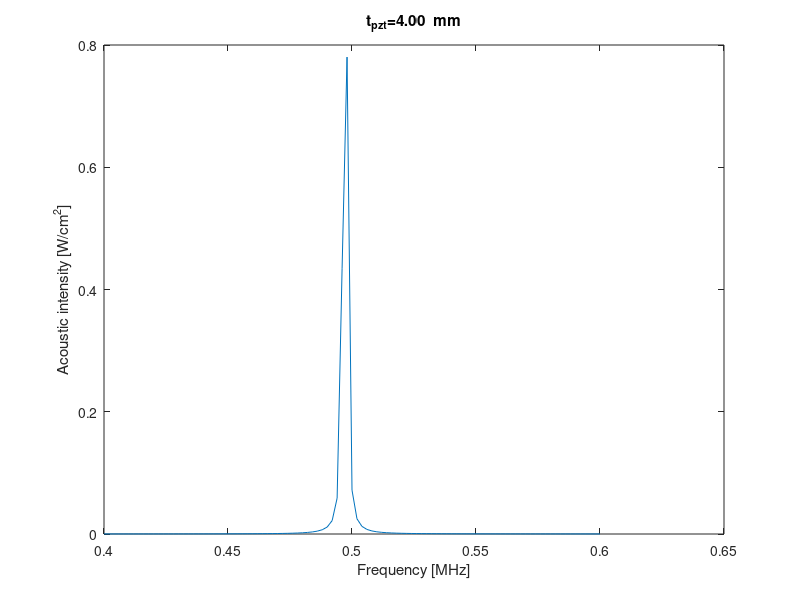
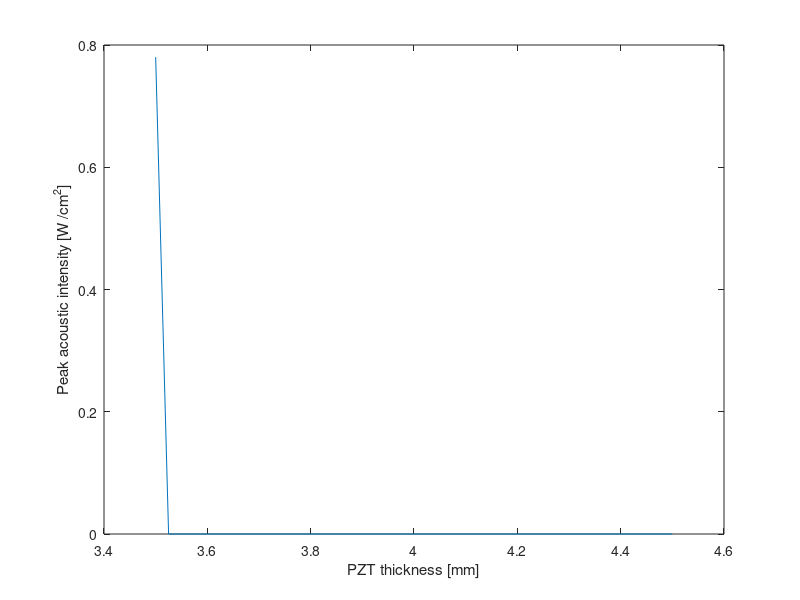
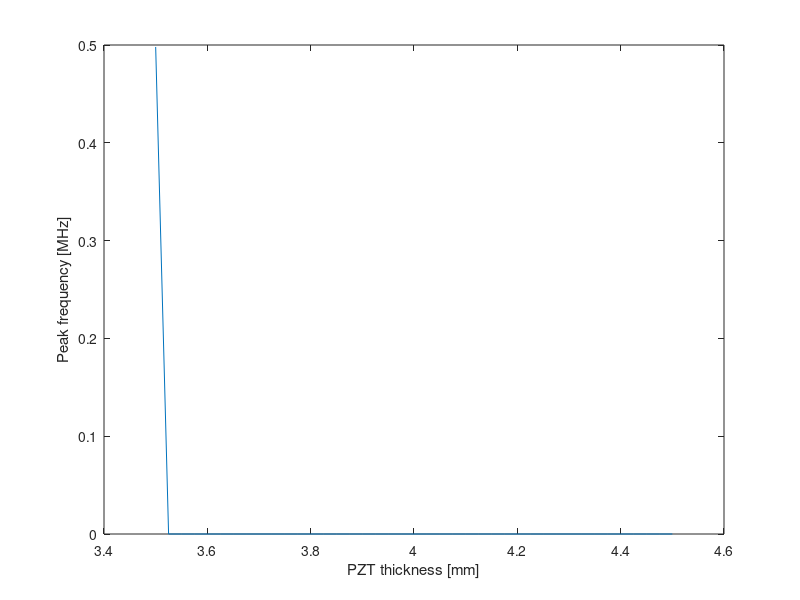
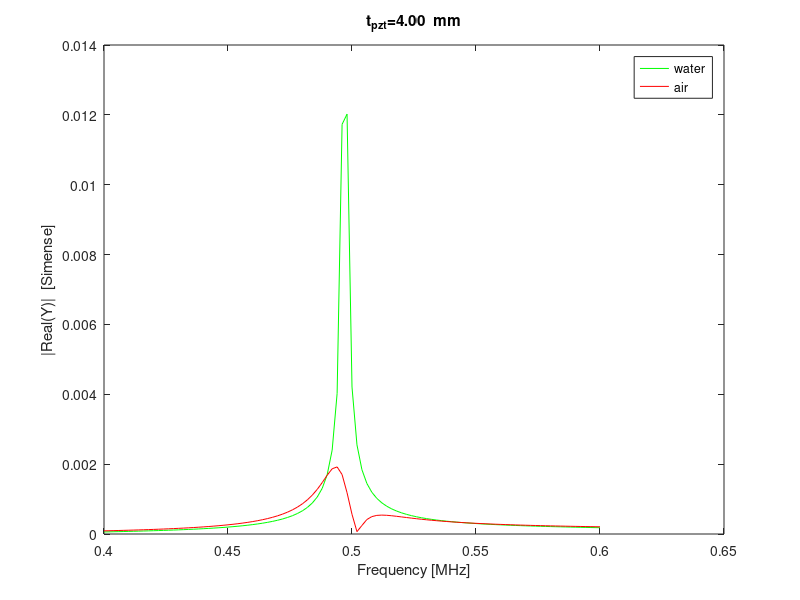

These figures' MATLAB source, in order:
%Script to find best thickness of PZT ceramic plate for optimum transmission of ultrasound, given the thickness and properties of the protective layer
%Layers assumed in the current calculation: PZT- Titanium - water
%See the paper: Titanium made ultrasonic reactor with 500KHz resonance
%Written by Shahar Seifer
%(C) copyright 2019, Shahar Seifer


%Code run once to solve symbolically the system of equations
%coefficients of A B C D E and right side of equation
%sym mat matsq d
%mat(1,:)=sym('[-i*k_pzt i*k_pzt,  0,  0,  0,  V*d33/t_pzt]');
%mat(2,:)=sym('[exp(-i*k_pzt*t_pzt),  exp(i*k_pzt*t_pzt),  -exp(-i*k_smd*t_pzt),  -exp(i*k_smd*t_pzt),  0,  0]');
%mat(3,:)=sym('[-i*k_pzt*exp(-i*k_pzt*t_pzt)/s33_pzt,  i*k_pzt*exp(i*k_pzt*t_pzt)/s33_pzt,  i*k_smd*exp(-i*k_smd*t_pzt)/s33_smd,  -i*k_smd*exp(i*k_smd*t_pzt)/s33_smd,  0,  d33*V/t_pzt]'); 
%mat(4,:)=sym('[0,  0,  -i*k_smd*exp(-i*k_smd*(t_pzt+t_smd))/s33_smd,  i*k_smd*exp(i*k_smd*(t_pzt+t_smd))/s33_smd,  +i*k_water*exp(-i*k_water*(t_pzt+t_smd))/s33_water,  0]');
%mat(5,:)=sym('[0,  0,  exp(-i*k_smd*(t_pzt+t_smd)),  exp(i*k_smd*(t_pzt+t_smd)),  -exp(-i*k_water*(t_pzt+t_smd)),  0]');
%matsq=mat(1:5,1:5);
%d=mat(1:5,6);
%ABCDE=matsq^(-1)*d;
%abcde=simplify(ABCDE);

%found abcde =
% 
% (V*d33*(k_pzt*k_water*s33_smd^2*exp(k_pzt*t_pzt*2*i + k_smd*t_smd*2*i)*i + k_smd^2*s33_pzt*s33_water*exp(k_pzt*t_pzt*2*i + k_smd*t_smd*2*i)*i - k_pzt*k_water*s33_smd^2*exp(k_pzt*t_pzt*2*i)*i - k_smd^2*s33_pzt*s33_water*exp(k_pzt*t_pzt*2*i)*i + k_pzt*k_water*s33_smd^2*s33_pzt*exp(k_pzt*t_pzt*i)*i + k_pzt*k_smd*s33_smd*s33_water*exp(k_pzt*t_pzt*2*i + k_smd*t_smd*2*i)*i + k_smd*k_water*s33_smd*s33_pzt*exp(k_pzt*t_pzt*2*i + k_smd*t_smd*2*i)*i - k_pzt*k_water*s33_smd^2*s33_pzt*exp(k_pzt*t_pzt*i + k_smd*t_smd*2*i)*i + k_pzt*k_smd*s33_smd*s33_water*exp(k_pzt*t_pzt*2*i)*i + k_smd*k_water*s33_smd*s33_pzt*exp(k_pzt*t_pzt*2*i)*i - k_pzt*k_smd*s33_smd*s33_pzt*s33_water*exp(k_pzt*t_pzt*i)*i - k_pzt*k_smd*s33_smd*s33_pzt*s33_water*exp(k_pzt*t_pzt*i + k_smd*t_smd*2*i)*i))/(k_pzt*t_pzt*(k_pzt*k_water*s33_smd^2 - k_smd^2*s33_pzt*s33_water - k_pzt*k_smd*s33_smd*s33_water + k_smd*k_water*s33_smd*s33_pzt + k_pzt*k_water*s33_smd^2*exp(k_pzt*t_pzt*2*i + k_smd*t_smd*2*i) + k_smd^2*s33_pzt*s33_water*exp(k_pzt*t_pzt*2*i + k_smd*t_smd*2*i) - k_pzt*k_water*s33_smd^2*exp(k_pzt*t_pzt*2*i) - k_pzt*k_water*s33_smd^2*exp(k_smd*t_smd*2*i) - k_smd^2*s33_pzt*s33_water*exp(k_pzt*t_pzt*2*i) + k_smd^2*s33_pzt*s33_water*exp(k_smd*t_smd*2*i) + k_pzt*k_smd*s33_smd*s33_water*exp(k_pzt*t_pzt*2*i + k_smd*t_smd*2*i) + k_smd*k_water*s33_smd*s33_pzt*exp(k_pzt*t_pzt*2*i + k_smd*t_smd*2*i) + k_pzt*k_smd*s33_smd*s33_water*exp(k_pzt*t_pzt*2*i) - k_pzt*k_smd*s33_smd*s33_water*exp(k_smd*t_smd*2*i) + k_smd*k_water*s33_smd*s33_pzt*exp(k_pzt*t_pzt*2*i) + k_smd*k_water*s33_smd*s33_pzt*exp(k_smd*t_smd*2*i)))
% -(V*d33*(k_pzt*k_water*s33_smd^2*i - k_smd^2*s33_pzt*s33_water*i - k_pzt*k_smd*s33_smd*s33_water*i + k_smd*k_water*s33_smd*s33_pzt*i - k_pzt*k_water*s33_smd^2*exp(k_smd*t_smd*2*i)*i + k_smd^2*s33_pzt*s33_water*exp(k_smd*t_smd*2*i)*i - k_pzt*k_water*s33_smd^2*s33_pzt*exp(k_pzt*t_pzt*i)*i + k_pzt*k_water*s33_smd^2*s33_pzt*exp(k_pzt*t_pzt*i + k_smd*t_smd*2*i)*i - k_pzt*k_smd*s33_smd*s33_water*exp(k_smd*t_smd*2*i)*i + k_smd*k_water*s33_smd*s33_pzt*exp(k_smd*t_smd*2*i)*i + k_pzt*k_smd*s33_smd*s33_pzt*s33_water*exp(k_pzt*t_pzt*i)*i + k_pzt*k_smd*s33_smd*s33_pzt*s33_water*exp(k_pzt*t_pzt*i + k_smd*t_smd*2*i)*i))/(k_pzt*t_pzt*(k_pzt*k_water*s33_smd^2 - k_smd^2*s33_pzt*s33_water - k_pzt*k_smd*s33_smd*s33_water + k_smd*k_water*s33_smd*s33_pzt + k_pzt*k_water*s33_smd^2*exp(k_pzt*t_pzt*2*i + k_smd*t_smd*2*i) + k_smd^2*s33_pzt*s33_water*exp(k_pzt*t_pzt*2*i + k_smd*t_smd*2*i) - k_pzt*k_water*s33_smd^2*exp(k_pzt*t_pzt*2*i) - k_pzt*k_water*s33_smd^2*exp(k_smd*t_smd*2*i) - k_smd^2*s33_pzt*s33_water*exp(k_pzt*t_pzt*2*i) + k_smd^2*s33_pzt*s33_water*exp(k_smd*t_smd*2*i) + k_pzt*k_smd*s33_smd*s33_water*exp(k_pzt*t_pzt*2*i + k_smd*t_smd*2*i) + k_smd*k_water*s33_smd*s33_pzt*exp(k_pzt*t_pzt*2*i + k_smd*t_smd*2*i) + k_pzt*k_smd*s33_smd*s33_water*exp(k_pzt*t_pzt*2*i) - k_pzt*k_smd*s33_smd*s33_water*exp(k_smd*t_smd*2*i) + k_smd*k_water*s33_smd*s33_pzt*exp(k_pzt*t_pzt*2*i) + k_smd*k_water*s33_smd*s33_pzt*exp(k_smd*t_smd*2*i)))
% -(V*d33*s33_smd*(k_smd*s33_water + k_water*s33_smd)*(- 2*exp(k_pzt*t_pzt*i + k_smd*t_pzt*i + k_smd*t_smd*2*i) + s33_pzt*exp(k_smd*(t_pzt*i + t_smd*2*i)) + s33_pzt*exp(k_pzt*t_pzt*2*i + k_smd*t_pzt*i + k_smd*t_smd*2*i))*i)/(k_pzt*k_water*s33_smd^2*t_pzt - k_smd^2*s33_pzt*s33_water*t_pzt - k_pzt*k_water*s33_smd^2*t_pzt*exp(k_pzt*t_pzt*2*i) - k_pzt*k_water*s33_smd^2*t_pzt*exp(k_smd*t_smd*2*i) - k_smd^2*s33_pzt*s33_water*t_pzt*exp(k_pzt*t_pzt*2*i) + k_smd^2*s33_pzt*s33_water*t_pzt*exp(k_smd*t_smd*2*i) - k_pzt*k_smd*s33_smd*s33_water*t_pzt + k_smd*k_water*s33_smd*s33_pzt*t_pzt + k_pzt*k_water*s33_smd^2*t_pzt*exp(k_pzt*t_pzt*2*i + k_smd*t_smd*2*i) + k_smd^2*s33_pzt*s33_water*t_pzt*exp(k_pzt*t_pzt*2*i + k_smd*t_smd*2*i) + k_pzt*k_smd*s33_smd*s33_water*t_pzt*exp(k_pzt*t_pzt*2*i) - k_pzt*k_smd*s33_smd*s33_water*t_pzt*exp(k_smd*t_smd*2*i) + k_smd*k_water*s33_smd*s33_pzt*t_pzt*exp(k_pzt*t_pzt*2*i) + k_smd*k_water*s33_smd*s33_pzt*t_pzt*exp(k_smd*t_smd*2*i) + k_pzt*k_smd*s33_smd*s33_water*t_pzt*exp(k_pzt*t_pzt*2*i + k_smd*t_smd*2*i) + k_smd*k_water*s33_smd*s33_pzt*t_pzt*exp(k_pzt*t_pzt*2*i + k_smd*t_smd*2*i))
% (V*d33*k_water*s33_smd^2*s33_pzt*i - V*d33*k_water*s33_smd^2*exp(k_pzt*t_pzt*i)*2*i + V*d33*k_smd*s33_smd*s33_water*exp(k_pzt*t_pzt*i)*2*i + V*d33*k_water*s33_smd^2*s33_pzt*exp(k_pzt*t_pzt*2*i)*i - V*d33*k_smd*s33_smd*s33_pzt*s33_water*i - V*d33*k_smd*s33_smd*s33_pzt*s33_water*exp(k_pzt*t_pzt*2*i)*i)/(k_pzt*k_water*s33_smd^2*t_pzt*exp(k_smd*t_pzt*i) - k_smd^2*s33_pzt*s33_water*t_pzt*exp(k_smd*t_pzt*i) - k_pzt*k_smd*s33_smd*s33_water*t_pzt*exp(k_smd*t_pzt*i) + k_smd*k_water*s33_smd*s33_pzt*t_pzt*exp(k_smd*t_pzt*i) - k_pzt*k_water*s33_smd^2*t_pzt*exp(k_pzt*t_pzt*2*i)*exp(k_smd*t_pzt*i) - k_pzt*k_water*s33_smd^2*t_pzt*exp(k_smd*t_pzt*i)*exp(k_smd*t_smd*2*i) - k_smd^2*s33_pzt*s33_water*t_pzt*exp(k_pzt*t_pzt*2*i)*exp(k_smd*t_pzt*i) + k_smd^2*s33_pzt*s33_water*t_pzt*exp(k_smd*t_pzt*i)*exp(k_smd*t_smd*2*i) + k_pzt*k_water*s33_smd^2*t_pzt*exp(k_pzt*t_pzt*2*i)*exp(k_smd*t_pzt*i)*exp(k_smd*t_smd*2*i) + k_smd^2*s33_pzt*s33_water*t_pzt*exp(k_pzt*t_pzt*2*i)*exp(k_smd*t_pzt*i)*exp(k_smd*t_smd*2*i) + k_pzt*k_smd*s33_smd*s33_water*t_pzt*exp(k_pzt*t_pzt*2*i)*exp(k_smd*t_pzt*i) - k_pzt*k_smd*s33_smd*s33_water*t_pzt*exp(k_smd*t_pzt*i)*exp(k_smd*t_smd*2*i) + k_smd*k_water*s33_smd*s33_pzt*t_pzt*exp(k_pzt*t_pzt*2*i)*exp(k_smd*t_pzt*i) + k_smd*k_water*s33_smd*s33_pzt*t_pzt*exp(k_smd*t_pzt*i)*exp(k_smd*t_smd*2*i) + k_pzt*k_smd*s33_smd*s33_water*t_pzt*exp(k_pzt*t_pzt*2*i)*exp(k_smd*t_pzt*i)*exp(k_smd*t_smd*2*i) + k_smd*k_water*s33_smd*s33_pzt*t_pzt*exp(k_pzt*t_pzt*2*i)*exp(k_smd*t_pzt*i)*exp(k_smd*t_smd*2*i))
%  -(V*d33*k_smd*s33_smd*s33_pzt*s33_water*exp(k_smd*t_smd*i)*exp(k_water*t_pzt*i)*exp(k_water*t_smd*i)*2*i - V*d33*k_smd*s33_smd*s33_water*exp(k_pzt*t_pzt*i)*exp(k_smd*t_smd*i)*exp(k_water*t_pzt*i)*exp(k_water*t_smd*i)*4*i + V*d33*k_smd*s33_smd*s33_pzt*s33_water*exp(k_pzt*t_pzt*2*i)*exp(k_smd*t_smd*i)*exp(k_water*t_pzt*i)*exp(k_water*t_smd*i)*2*i)/(k_pzt*k_water*s33_smd^2*t_pzt - k_smd^2*s33_pzt*s33_water*t_pzt - k_pzt*k_water*s33_smd^2*t_pzt*exp(k_pzt*t_pzt*2*i) - k_pzt*k_water*s33_smd^2*t_pzt*exp(k_smd*t_smd*2*i) - k_smd^2*s33_pzt*s33_water*t_pzt*exp(k_pzt*t_pzt*2*i) + k_smd^2*s33_pzt*s33_water*t_pzt*exp(k_smd*t_smd*2*i) - k_pzt*k_smd*s33_smd*s33_water*t_pzt + k_smd*k_water*s33_smd*s33_pzt*t_pzt + k_pzt*k_smd*s33_smd*s33_water*t_pzt*exp(k_pzt*t_pzt*2*i) - k_pzt*k_smd*s33_smd*s33_water*t_pzt*exp(k_smd*t_smd*2*i) + k_smd*k_water*s33_smd*s33_pzt*t_pzt*exp(k_pzt*t_pzt*2*i) + k_smd*k_water*s33_smd*s33_pzt*t_pzt*exp(k_smd*t_smd*2*i) + k_pzt*k_water*s33_smd^2*t_pzt*exp(k_pzt*t_pzt*2*i)*exp(k_smd*t_smd*2*i) + k_smd^2*s33_pzt*s33_water*t_pzt*exp(k_pzt*t_pzt*2*i)*exp(k_smd*t_smd*2*i) + k_pzt*k_smd*s33_smd*s33_water*t_pzt*exp(k_pzt*t_pzt*2*i)*exp(k_smd*t_smd*2*i) + k_smd*k_water*s33_smd*s33_pzt*t_pzt*exp(k_pzt*t_pzt*2*i)*exp(k_smd*t_smd*2*i));

%all variables in mks units
t_pzt_vect=0.001*(3.5:0.025:4.5);%search range of PZT thickness in meters
grand_n=0;
grand_acoustic=zeros(size(t_pzt_vect));
grand_pzt=zeros(size(t_pzt_vect));
grand_peak=zeros(size(t_pzt_vect));
grand_bandwidth=zeros(size(t_pzt_vect));
for t_pzt=0.0040;%t_pzt_vect
    grand_n=grand_n+1;
    V=4; %amplitude of electrical voltage
    d33=265*1e-12; %PZT strngth
    eps33=1200*8.85e-12; %dielectric strength in PZT
    e33=sqrt(0.46*16.6*1e10*eps33);%e33=sqrt(kt*c33D*eps33S)
    s33_pzt=14.2*1e-12;
    t_smd=0.0065; %6.5mm Titanium thickness fixed
    s33_water=1/(2.15e9);  %=1/[bulk modulus], =1/K , in units m^2/Newton.  c=sqrt(K/ro).
    s33_air=1/(1.4e5);
    s33_smd=1/(100e9);  %=1/[bulk modulus], =1/K , in units m^2/Newton. (also the same for young modulus) 
    c_pzt=4220; %Nt*2
    c_water=1480;
    c_air=340;
    ro_smd=4500; %Titanium
    c_smd=6000;%Titanium (Engineering Toolbox)

    As=1e-4; %transducer area in m^2
    ro_water=1000;  %kg/m^3
    ro_air=1.2;%kg/m^3
    ro_pzt=7800;

    n=0;
    freq_vect=(0.4:0.002:0.6);
    Yvect=zeros(size(freq_vect));
    Yvect_air=zeros(size(freq_vect));
    acoustic_power=zeros(size(freq_vect));
    pzt_forward_reverse_power=zeros(size(freq_vect));
    for freq=freq_vect
    %freq- frequency
    n=n+1;    
    k_pzt=(1-0.1i)*2*pi*freq*1000000/c_pzt;
    k_smd=(1+.1i)*2*pi*freq*1000000/c_smd;
    k_water=2*pi*freq*1000000/c_water;
    k_air=2*pi*freq*1000000/c_air;
    omega=2*pi*freq*1000000;
    E= -(V*d33*k_smd*s33_smd*s33_pzt*s33_water*exp(k_smd*t_smd*i)*exp(k_water*t_pzt*i)*exp(k_water*t_smd*i)*2*i - V*d33*k_smd*s33_smd*s33_water*exp(k_pzt*t_pzt*i)*exp(k_smd*t_smd*i)*exp(k_water*t_pzt*i)*exp(k_water*t_smd*i)*4*i + V*d33*k_smd*s33_smd*s33_pzt*s33_water*exp(k_pzt*t_pzt*2*i)*exp(k_smd*t_smd*i)*exp(k_water*t_pzt*i)*exp(k_water*t_smd*i)*2*i)/(k_pzt*k_water*s33_smd^2*t_pzt - k_smd^2*s33_pzt*s33_water*t_pzt - k_pzt*k_water*s33_smd^2*t_pzt*exp(k_pzt*t_pzt*2*i) - k_pzt*k_water*s33_smd^2*t_pzt*exp(k_smd*t_smd*2*i) - k_smd^2*s33_pzt*s33_water*t_pzt*exp(k_pzt*t_pzt*2*i) + k_smd^2*s33_pzt*s33_water*t_pzt*exp(k_smd*t_smd*2*i) - k_pzt*k_smd*s33_smd*s33_water*t_pzt + k_smd*k_water*s33_smd*s33_pzt*t_pzt + k_pzt*k_smd*s33_smd*s33_water*t_pzt*exp(k_pzt*t_pzt*2*i) - k_pzt*k_smd*s33_smd*s33_water*t_pzt*exp(k_smd*t_smd*2*i) + k_smd*k_water*s33_smd*s33_pzt*t_pzt*exp(k_pzt*t_pzt*2*i) + k_smd*k_water*s33_smd*s33_pzt*t_pzt*exp(k_smd*t_smd*2*i) + k_pzt*k_water*s33_smd^2*t_pzt*exp(k_pzt*t_pzt*2*i)*exp(k_smd*t_smd*2*i) + k_smd^2*s33_pzt*s33_water*t_pzt*exp(k_pzt*t_pzt*2*i)*exp(k_smd*t_smd*2*i) + k_pzt*k_smd*s33_smd*s33_water*t_pzt*exp(k_pzt*t_pzt*2*i)*exp(k_smd*t_smd*2*i) + k_smd*k_water*s33_smd*s33_pzt*t_pzt*exp(k_pzt*t_pzt*2*i)*exp(k_smd*t_smd*2*i));
    A=(V*d33*(k_pzt*k_water*s33_smd^2*exp(k_pzt*t_pzt*2*i + k_smd*t_smd*2*i)*i + k_smd^2*s33_pzt*s33_water*exp(k_pzt*t_pzt*2*i + k_smd*t_smd*2*i)*i - k_pzt*k_water*s33_smd^2*exp(k_pzt*t_pzt*2*i)*i - k_smd^2*s33_pzt*s33_water*exp(k_pzt*t_pzt*2*i)*i + k_pzt*k_water*s33_smd^2*s33_pzt*exp(k_pzt*t_pzt*i)*i + k_pzt*k_smd*s33_smd*s33_water*exp(k_pzt*t_pzt*2*i + k_smd*t_smd*2*i)*i + k_smd*k_water*s33_smd*s33_pzt*exp(k_pzt*t_pzt*2*i + k_smd*t_smd*2*i)*i - k_pzt*k_water*s33_smd^2*s33_pzt*exp(k_pzt*t_pzt*i + k_smd*t_smd*2*i)*i + k_pzt*k_smd*s33_smd*s33_water*exp(k_pzt*t_pzt*2*i)*i + k_smd*k_water*s33_smd*s33_pzt*exp(k_pzt*t_pzt*2*i)*i - k_pzt*k_smd*s33_smd*s33_pzt*s33_water*exp(k_pzt*t_pzt*i)*i - k_pzt*k_smd*s33_smd*s33_pzt*s33_water*exp(k_pzt*t_pzt*i + k_smd*t_smd*2*i)*i))/(k_pzt*t_pzt*(k_pzt*k_water*s33_smd^2 - k_smd^2*s33_pzt*s33_water - k_pzt*k_smd*s33_smd*s33_water + k_smd*k_water*s33_smd*s33_pzt + k_pzt*k_water*s33_smd^2*exp(k_pzt*t_pzt*2*i + k_smd*t_smd*2*i) + k_smd^2*s33_pzt*s33_water*exp(k_pzt*t_pzt*2*i + k_smd*t_smd*2*i) - k_pzt*k_water*s33_smd^2*exp(k_pzt*t_pzt*2*i) - k_pzt*k_water*s33_smd^2*exp(k_smd*t_smd*2*i) - k_smd^2*s33_pzt*s33_water*exp(k_pzt*t_pzt*2*i) + k_smd^2*s33_pzt*s33_water*exp(k_smd*t_smd*2*i) + k_pzt*k_smd*s33_smd*s33_water*exp(k_pzt*t_pzt*2*i + k_smd*t_smd*2*i) + k_smd*k_water*s33_smd*s33_pzt*exp(k_pzt*t_pzt*2*i + k_smd*t_smd*2*i) + k_pzt*k_smd*s33_smd*s33_water*exp(k_pzt*t_pzt*2*i) - k_pzt*k_smd*s33_smd*s33_water*exp(k_smd*t_smd*2*i) + k_smd*k_water*s33_smd*s33_pzt*exp(k_pzt*t_pzt*2*i) + k_smd*k_water*s33_smd*s33_pzt*exp(k_smd*t_smd*2*i)));
    B=-(V*d33*(k_pzt*k_water*s33_smd^2*i - k_smd^2*s33_pzt*s33_water*i - k_pzt*k_smd*s33_smd*s33_water*i + k_smd*k_water*s33_smd*s33_pzt*i - k_pzt*k_water*s33_smd^2*exp(k_smd*t_smd*2*i)*i + k_smd^2*s33_pzt*s33_water*exp(k_smd*t_smd*2*i)*i - k_pzt*k_water*s33_smd^2*s33_pzt*exp(k_pzt*t_pzt*i)*i + k_pzt*k_water*s33_smd^2*s33_pzt*exp(k_pzt*t_pzt*i + k_smd*t_smd*2*i)*i - k_pzt*k_smd*s33_smd*s33_water*exp(k_smd*t_smd*2*i)*i + k_smd*k_water*s33_smd*s33_pzt*exp(k_smd*t_smd*2*i)*i + k_pzt*k_smd*s33_smd*s33_pzt*s33_water*exp(k_pzt*t_pzt*i)*i + k_pzt*k_smd*s33_smd*s33_pzt*s33_water*exp(k_pzt*t_pzt*i + k_smd*t_smd*2*i)*i))/(k_pzt*t_pzt*(k_pzt*k_water*s33_smd^2 - k_smd^2*s33_pzt*s33_water - k_pzt*k_smd*s33_smd*s33_water + k_smd*k_water*s33_smd*s33_pzt + k_pzt*k_water*s33_smd^2*exp(k_pzt*t_pzt*2*i + k_smd*t_smd*2*i) + k_smd^2*s33_pzt*s33_water*exp(k_pzt*t_pzt*2*i + k_smd*t_smd*2*i) - k_pzt*k_water*s33_smd^2*exp(k_pzt*t_pzt*2*i) - k_pzt*k_water*s33_smd^2*exp(k_smd*t_smd*2*i) - k_smd^2*s33_pzt*s33_water*exp(k_pzt*t_pzt*2*i) + k_smd^2*s33_pzt*s33_water*exp(k_smd*t_smd*2*i) + k_pzt*k_smd*s33_smd*s33_water*exp(k_pzt*t_pzt*2*i + k_smd*t_smd*2*i) + k_smd*k_water*s33_smd*s33_pzt*exp(k_pzt*t_pzt*2*i + k_smd*t_smd*2*i) + k_pzt*k_smd*s33_smd*s33_water*exp(k_pzt*t_pzt*2*i) - k_pzt*k_smd*s33_smd*s33_water*exp(k_smd*t_smd*2*i) + k_smd*k_water*s33_smd*s33_pzt*exp(k_pzt*t_pzt*2*i) + k_smd*k_water*s33_smd*s33_pzt*exp(k_smd*t_smd*2*i)));
    Y=1i*omega*As*(eps33/t_pzt+(e33/V)*(-1i*k_pzt*A*exp(-1i*k_pzt*t_pzt)+1i*k_pzt*B*exp(1i*k_pzt*t_pzt)));
    Yvect(n)=Y;
    acoustic_power(n)=0.5*As*ro_water*c_water*abs(E*conj(E))*(omega)^2;
    pzt_forward_reverse_power(n)=0.5*As*ro_pzt*c_pzt*(abs(A*conj(A))-abs(B*conj(B)))*(omega)^2; %forward-reverse of waves inside pzt
    %special case in air
    A_air=(V*d33*(k_pzt*k_air*s33_smd^2*exp(k_pzt*t_pzt*2*i + k_smd*t_smd*2*i)*i + k_smd^2*s33_pzt*s33_air*exp(k_pzt*t_pzt*2*i + k_smd*t_smd*2*i)*i - k_pzt*k_air*s33_smd^2*exp(k_pzt*t_pzt*2*i)*i - k_smd^2*s33_pzt*s33_air*exp(k_pzt*t_pzt*2*i)*i + k_pzt*k_air*s33_smd^2*s33_pzt*exp(k_pzt*t_pzt*i)*i + k_pzt*k_smd*s33_smd*s33_air*exp(k_pzt*t_pzt*2*i + k_smd*t_smd*2*i)*i + k_smd*k_air*s33_smd*s33_pzt*exp(k_pzt*t_pzt*2*i + k_smd*t_smd*2*i)*i - k_pzt*k_air*s33_smd^2*s33_pzt*exp(k_pzt*t_pzt*i + k_smd*t_smd*2*i)*i + k_pzt*k_smd*s33_smd*s33_air*exp(k_pzt*t_pzt*2*i)*i + k_smd*k_air*s33_smd*s33_pzt*exp(k_pzt*t_pzt*2*i)*i - k_pzt*k_smd*s33_smd*s33_pzt*s33_air*exp(k_pzt*t_pzt*i)*i - k_pzt*k_smd*s33_smd*s33_pzt*s33_air*exp(k_pzt*t_pzt*i + k_smd*t_smd*2*i)*i))/(k_pzt*t_pzt*(k_pzt*k_air*s33_smd^2 - k_smd^2*s33_pzt*s33_air - k_pzt*k_smd*s33_smd*s33_air + k_smd*k_air*s33_smd*s33_pzt + k_pzt*k_air*s33_smd^2*exp(k_pzt*t_pzt*2*i + k_smd*t_smd*2*i) + k_smd^2*s33_pzt*s33_air*exp(k_pzt*t_pzt*2*i + k_smd*t_smd*2*i) - k_pzt*k_air*s33_smd^2*exp(k_pzt*t_pzt*2*i) - k_pzt*k_air*s33_smd^2*exp(k_smd*t_smd*2*i) - k_smd^2*s33_pzt*s33_air*exp(k_pzt*t_pzt*2*i) + k_smd^2*s33_pzt*s33_air*exp(k_smd*t_smd*2*i) + k_pzt*k_smd*s33_smd*s33_air*exp(k_pzt*t_pzt*2*i + k_smd*t_smd*2*i) + k_smd*k_air*s33_smd*s33_pzt*exp(k_pzt*t_pzt*2*i + k_smd*t_smd*2*i) + k_pzt*k_smd*s33_smd*s33_air*exp(k_pzt*t_pzt*2*i) - k_pzt*k_smd*s33_smd*s33_air*exp(k_smd*t_smd*2*i) + k_smd*k_air*s33_smd*s33_pzt*exp(k_pzt*t_pzt*2*i) + k_smd*k_air*s33_smd*s33_pzt*exp(k_smd*t_smd*2*i)));
    B_air=-(V*d33*(k_pzt*k_air*s33_smd^2*i - k_smd^2*s33_pzt*s33_air*i - k_pzt*k_smd*s33_smd*s33_air*i + k_smd*k_air*s33_smd*s33_pzt*i - k_pzt*k_air*s33_smd^2*exp(k_smd*t_smd*2*i)*i + k_smd^2*s33_pzt*s33_air*exp(k_smd*t_smd*2*i)*i - k_pzt*k_air*s33_smd^2*s33_pzt*exp(k_pzt*t_pzt*i)*i + k_pzt*k_air*s33_smd^2*s33_pzt*exp(k_pzt*t_pzt*i + k_smd*t_smd*2*i)*i - k_pzt*k_smd*s33_smd*s33_air*exp(k_smd*t_smd*2*i)*i + k_smd*k_air*s33_smd*s33_pzt*exp(k_smd*t_smd*2*i)*i + k_pzt*k_smd*s33_smd*s33_pzt*s33_air*exp(k_pzt*t_pzt*i)*i + k_pzt*k_smd*s33_smd*s33_pzt*s33_air*exp(k_pzt*t_pzt*i + k_smd*t_smd*2*i)*i))/(k_pzt*t_pzt*(k_pzt*k_air*s33_smd^2 - k_smd^2*s33_pzt*s33_air - k_pzt*k_smd*s33_smd*s33_air + k_smd*k_air*s33_smd*s33_pzt + k_pzt*k_air*s33_smd^2*exp(k_pzt*t_pzt*2*i + k_smd*t_smd*2*i) + k_smd^2*s33_pzt*s33_air*exp(k_pzt*t_pzt*2*i + k_smd*t_smd*2*i) - k_pzt*k_air*s33_smd^2*exp(k_pzt*t_pzt*2*i) - k_pzt*k_air*s33_smd^2*exp(k_smd*t_smd*2*i) - k_smd^2*s33_pzt*s33_air*exp(k_pzt*t_pzt*2*i) + k_smd^2*s33_pzt*s33_air*exp(k_smd*t_smd*2*i) + k_pzt*k_smd*s33_smd*s33_air*exp(k_pzt*t_pzt*2*i + k_smd*t_smd*2*i) + k_smd*k_air*s33_smd*s33_pzt*exp(k_pzt*t_pzt*2*i + k_smd*t_smd*2*i) + k_pzt*k_smd*s33_smd*s33_air*exp(k_pzt*t_pzt*2*i) - k_pzt*k_smd*s33_smd*s33_air*exp(k_smd*t_smd*2*i) + k_smd*k_air*s33_smd*s33_pzt*exp(k_pzt*t_pzt*2*i) + k_smd*k_air*s33_smd*s33_pzt*exp(k_smd*t_smd*2*i)));
    Y_air=1i*omega*As*(eps33/t_pzt+(e33/V)*(-1i*k_pzt*A_air*exp(-1i*k_pzt*t_pzt)+1i*k_pzt*B_air*exp(1i*k_pzt*t_pzt)));
    Yvect_air(n)=Y_air;
    end %for freq

    figure(1)
    plot(freq_vect,acoustic_power,'-')
    xlabel('Frequency [MHz]');
    ylabel('Acoustic intensity [W/cm^2]');
    title(sprintf('t_{pzt}=%.2f  mm',t_pzt*1000));

    figure(11)
    plot(freq_vect,abs(real(Yvect)),'g-',freq_vect,abs(real(Yvect_air)),'r-')
    xlabel('Frequency [MHz]');
    ylabel('|Real(Y)|  [Simense]');
    legend('water','air')
    title(sprintf('t_{pzt}=%.2f  mm',t_pzt*1000));

    figure(13)
    [ax h1 h2]=plotyy(freq_vect,acoustic_power,freq_vect,abs(real(Yvect)));
    xlabel('Frequency [MHz]');
    axes(ax(1)); ylabel('Acoustic power [W]');
    axes(ax(2)); ylabel('Electrical G  [Simense]');
    title(sprintf('Simulation %g',t_pzt*1000));


    pause (1)
    close(13)
    grand_acoustic(grand_n)=max(acoustic_power);
    grand_pzt(grand_n)=max(pzt_forward_reverse_power);
    grand_peak(grand_n)=mean(freq_vect(acoustic_power==max(acoustic_power)));
    tentative_vector1=freq_vect(freq_vect>grand_peak(grand_n) &  (acoustic_power<=0.5*max(acoustic_power)));
    tentative_vector2=freq_vect(freq_vect<grand_peak(grand_n) &  (acoustic_power<=0.5*max(acoustic_power)));
    if ~isempty(tentative_vector1)
        df1=min(tentative_vector1)-grand_peak(grand_n);
    else
        df1=10;
    end
    if ~isempty(tentative_vector2)
        df2=grand_peak(grand_n)-max(tentative_vector2);
    else
        df2=10;
    end
    grand_bandwidth(grand_n)=min([df1 df2]);
end % for t_smd


figure(5)
plot([t_pzt_vect*1000],[grand_acoustic],'-')
xlabel('PZT thickness [mm]');
ylabel('Peak acoustic intensity [W /cm^2]');

figure(55)
plot([t_pzt_vect]*k_smd/(2*pi),[grand_acoustic],'-')
xlabel('PZT thickness [wavelength number]');
ylabel('Peak acoustic intensity [W /cm^2]');

figure(6)
plot(t_pzt_vect*1000,grand_peak,'-')
xlabel('PZT thickness [mm]');
ylabel('Peak frequency [MHz]');

%figure(9)
%plot(t_pzt_vect*1000,grand_bandwidth,'-')
%xlabel('PZT thickness [mm]');
%ylabel('Bandwidth [MHz]');
